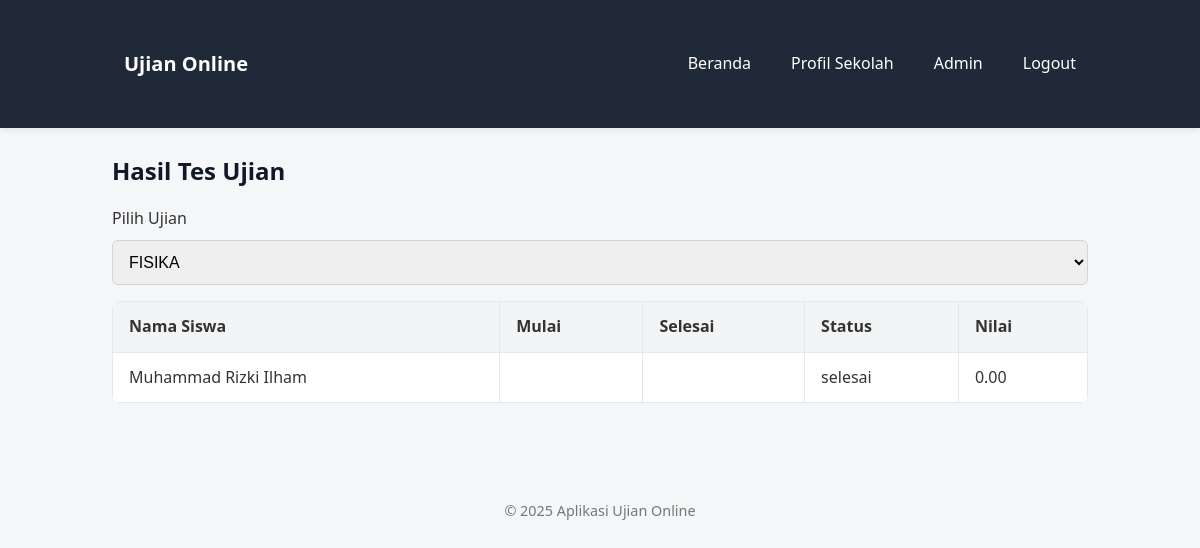
Screenshot of /admin/hasil.php (signed in) with the database file from the repository.
### tables this page shows
CREATE TABLE `ujian_peserta` (
  `id` int(11) NOT NULL,
  `ujian_id` int(11) NOT NULL,
  `user_id` int(11) NOT NULL,
  `mulai_at` datetime DEFAULT NULL,
  `selesai_at` datetime DEFAULT NULL,
  `nilai` decimal(5,2) DEFAULT NULL,
  `status` enum('belum','sedang','selesai') DEFAULT 'belum',
  `created_at` timestamp NOT NULL DEFAULT current_timestamp()
);

CREATE TABLE `users` (
  `id` int(11) NOT NULL,
  `username` varchar(50) NOT NULL,
  `password_hash` varchar(255) NOT NULL,
  `fullname` varchar(100) NOT NULL,
  `role` enum('admin','guru','siswa') NOT NULL DEFAULT 'siswa',
  `created_at` timestamp NOT NULL DEFAULT current_timestamp()
);

### includes/functions.php (called while the page is built, shortened)
<?php
function h($str) {
    return htmlspecialchars($str, ENT_QUOTES, 'UTF-8');
}

### admin/hasil.php (the view, shortened to what this page needs)
<?php
require_once __DIR__ . '/../config/db.php';
require_once __DIR__ . '/../includes/functions.php';
$ujians = $pdo->query('SELECT id,nama FROM ujian ORDER BY id DESC')->fetchAll();
$ujian_id = $_GET['ujian_id'] ?? ($ujians[0]['id'] ?? null);
$hasil = [];
if ($ujian_id) {
    $stmt = $pdo->prepare('SELECT up.*, u.fullname FROM ujian_peserta up JOIN users u ON u.id=up.user_id WHERE up.ujian_id=? ORDER BY up.id DESC');
    $stmt->execute([$ujian_id]);
    $hasil = $stmt->fetchAll();
}
include __DIR__ . '/../includes/header.php';
include __DIR__ . '/../includes/navbar.php';
?>
<div class="container">
<h2>Hasil Tes Ujian</h2>
<form>
    <label>Pilih Ujian</label>
    <select name="ujian_id" onchange="this.form.submit()">
    <?php foreach($ujians as $u): ?>
        <option value="<?= $u['id'] ?>" <?= $u['id']==$ujian_id?'selected':'' ?>><?= h($u['nama']) ?></option>
    <?php endforeach; ?>
    </select>
</form>
<table class="table">
    <thead><tr><th>Nama Siswa</th><th>Mulai</th><th>Selesai</th><th>Status</th><th>Nilai</th></tr></thead>
    <tbody>
    <?php foreach($hasil as $h): ?>
        <tr>
        <td><?= h($h['fullname']) ?></td>
        <td><?= h($h['mulai_at']) ?></td>
        <td><?= h($h['selesai_at']) ?></td>
        <td><?= h($h['status']) ?></td>
        <td><?= h($h['nilai']) ?></td>
        </tr>
    <?php endforeach; ?>
    </tbody>
</table>
</div>
<?php include __DIR__ . '/../includes/footer.php'; ?>

### assets/css/style.css (style rules this page uses)
* { box-sizing: border-box; margin: 0; padding: 0; }
body { font-family: 'Segoe UI', system-ui, sans-serif; background-color: #f4f6f8; color: #333; line-height: 1.6; min-height: 100vh; }
.container { max-width: 1024px; margin: 0 auto; padding: 1.5rem; }
h1, h2, h3 { margin-bottom: 1rem; color: #111827; }
h2 { font-size: 1.5rem; }
form { margin-top: 1rem; }
label { display: block; margin-bottom: 0.5rem; font-weight: 500; }
input, select, textarea { width: 100%; padding: 0.75rem; border: 1px solid #d1d5db; border-radius: 6px; font-size: 1rem; margin-bottom: 1rem; transition: border 0.3s, box-shadow 0.3s; }
.table { width: 100%; border-collapse: collapse; background: #fff; border-radius: 8px; overflow: hidden; margin-bottom: 2rem; }
.table th, .table td { padding: 0.75rem 1rem; border: 1px solid #e5e7eb; text-align: left; }
.table th { background: #f3f4f6; font-weight: 600; }

### rows the page displays
ujian_peserta: user.fullname "Muhammad Rizki Ilham", status "selesai", nilai "0.00"

### other values shown
form field ujian_id "FISIKA"
